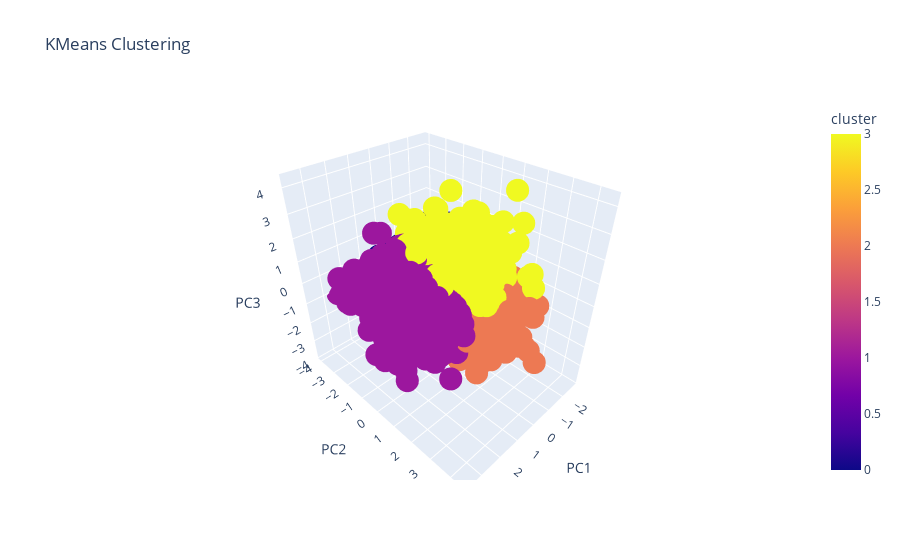

This figure's notebook cell:
### Code cell
scaler = StandardScaler()
data_scaled = scaler.fit_transform(personality_data[cols])

kmeansScaled = KMeans(n_clusters=k,n_init=10,random_state=42)

kmeansScaled.fit(data_scaled)

labels_scaled = kmeansScaled.labels_

cluster_centers_scaled = kmeansScaled.cluster_centers_

generateInteractive3DGraph(data_scaled,labels_scaled)

printScore(data_scaled,labels_scaled)
clusterValues(labels_scaled)

### Figure 1 — Plotly figure (JSON) as saved in the notebook; plotly's stock layout.template omitted (floating-point values rounded to 4 significant figures; data arrays with more than 128 entries replaced by an {"elided": "..."} marker saying what was removed)
{"data": [{"hovertemplate": "PC1=%{x}<br>PC2=%{y}<br>PC3=%{z}<br>cluster=%{marker.color}<extra></extra>", "legendgroup": "", "marker": {"color": {"elided": "1834 int values"}, "coloraxis": "coloraxis", "symbol": "circle"}, "mode": "markers", "name": "", "scene": "scene", "showlegend": false, "type": "scatter3d", "x": {"elided": "1834 float values"}, "y": {"elided": "1834 float values"}, "z": {"elided": "1834 float values"}}], "layout": {"coloraxis": {"colorbar": {"title": {"text": "cluster"}}, "colorscale": [[0, "#0d0887"], [0.1111, "#46039f"], [0.2222, "#7201a8"], [0.3333, "#9c179e"], [0.4444, "#bd3786"], [0.5556, "#d8576b"], [0.6667, "#ed7953"], [0.7778, "#fb9f3a"], [0.8889, "#fdca26"], [1, "#f0f921"]]}, "legend": {"tracegroupgap": 0}, "scene": {"domain": {"x": [0, 1], "y": [0, 1]}, "xaxis": {"title": {"text": "PC1"}}, "yaxis": {"title": {"text": "PC2"}}, "zaxis": {"title": {"text": "PC3"}}}, "title": {"text": "KMeans Clustering"}}}
